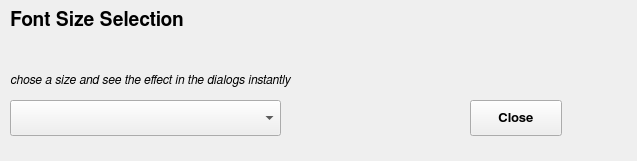
<?xml version="1.0" encoding="UTF-8"?>
<ui version="4.0">
 <class>Form</class>
 <widget class="QWidget" name="Form">
  <property name="geometry">
   <rect>
    <x>0</x>
    <y>0</y>
    <width>637</width>
    <height>161</height>
   </rect>
  </property>
  <property name="windowTitle">
   <string>Form</string>
  </property>
  <widget class="QComboBox" name="combo">
   <property name="geometry">
    <rect>
     <x>10</x>
     <y>100</y>
     <width>271</width>
     <height>36</height>
    </rect>
   </property>
   <property name="font">
    <font>
     <family>FreeSans</family>
     <italic>true</italic>
    </font>
   </property>
  </widget>
  <widget class="QLabel" name="label">
   <property name="geometry">
    <rect>
     <x>10</x>
     <y>70</y>
     <width>551</width>
     <height>20</height>
    </rect>
   </property>
   <property name="font">
    <font>
     <family>FreeSans</family>
     <italic>true</italic>
    </font>
   </property>
   <property name="text">
    <string>chose a size and see the effect in the dialogs instantly</string>
   </property>
  </widget>
  <widget class="QPushButton" name="close_button">
   <property name="geometry">
    <rect>
     <x>470</x>
     <y>100</y>
     <width>92</width>
     <height>36</height>
    </rect>
   </property>
   <property name="font">
    <font>
     <family>FreeSans</family>
     <pointsize>10</pointsize>
     <weight>75</weight>
     <bold>true</bold>
    </font>
   </property>
   <property name="text">
    <string>Close</string>
   </property>
  </widget>
  <widget class="QLabel" name="main_label">
   <property name="geometry">
    <rect>
     <x>10</x>
     <y>10</y>
     <width>561</width>
     <height>20</height>
    </rect>
   </property>
   <property name="font">
    <font>
     <family>FreeSans</family>
     <pointsize>14</pointsize>
     <weight>75</weight>
     <bold>true</bold>
    </font>
   </property>
   <property name="text">
    <string>Font Size Selection</string>
   </property>
  </widget>
 </widget>
 <resources/>
 <connections/>
</ui>
